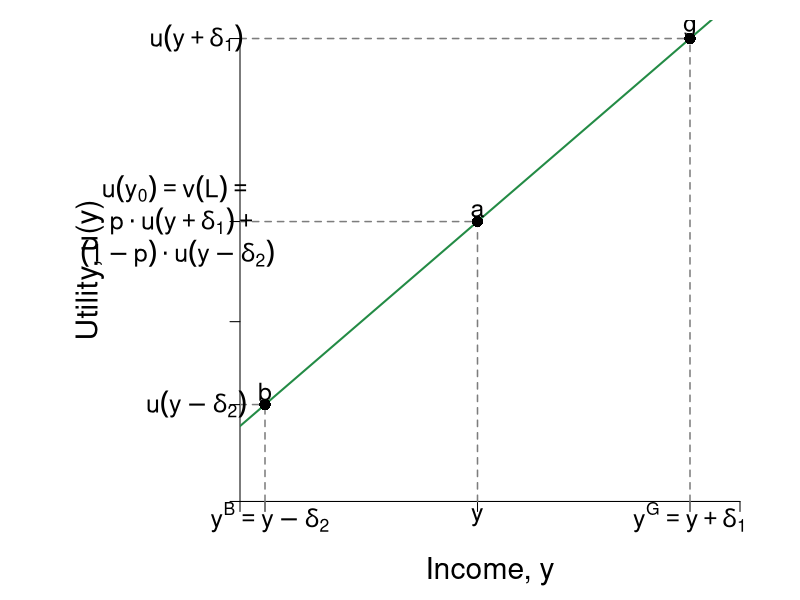

Write R code to recreate this figure.
#Graph Designer(s): Simon Halliday & Riley Boeth '17 & Scott Cohn
#Authors: Bowles, Foley and Halliday
#Title: Coordination, Conflict and Competition: A Text in Microeconomics

library(shape)
pdf(file = "risk/risk_neutral_u_positive.pdf", width = 10, height = 8)

# Set parameters for graphics
axislabelsize <- 1.8
labelsize <- 1.5
namesize <- 1.8
annotatesize <- 1.5
graphlinewidth <- 2
segmentlinewidth <- 1.5

COL <- c("#7fc97f", "#beaed4", "#fdc086", "#ffff99", "#386cb0", "#f0027f", "#bf5b17", "#666666")
COLA <- c("#e0f3db", "#99d8c9","#66c2a4","#41ae76", "#238b45", "#005824")
COLB <- c("#c6dbef", "#4eb3d3", "#2b8cbe", "#0868ac","#084081")
COLC <- c("#fcfbfd", "#efedf5", "#dadaeb", "#bcbddc", "#9e9ac8", "#807dba", "#6a51a3", "#54278f", "#3f007d")
grays <- gray.colors(25, start = 1, end = 0)

#Edited the margins to cater for the larger LHS labels
par(mar =  c(4, 12, 1, 3))

#Linear utility of wealth equation

LinearU <- function(x,y) {
  x + 7
}


#Add limits on axes and levels of utility for each indifference curve
ylims <- c(0, 43)
xlims <- c(0, 40)

npts <- 501 
x <- seq(xlims[1], xlims[2], length.out = npts)
y <- seq(ylims[1], ylims[2], length.out = npts) 

plot(0, 0, xlim = xlims, ylim = ylims, type = "n",
     xlab = expression(paste("")),
     ylab = expression(paste("")), 
     xaxt = "n", 
     yaxt = "n", 
     cex.lab = axislabelsize, 
     bty = "n", 
     xaxs="i"#, 
     #yaxs="i"
)

#x and y limits with plain axes without ticks/numbers to match previous graph

ticksx <- c(0, 2, NA, 19, 36, xlims[2])
xlabels <- c(NA, NA, NA, NA, NA)
ticksy <- c(0, 9, 16.7, 26, ylims[2])
ylabels <- c(NA, NA, NA, NA, NA)

axis(1,at = ticksx,  pos = 0, labels = FALSE)
axis(2,at = ticksy,  pos = 0, labels = FALSE, las = 1)

npts <- 500 
xx1 <- seq(xlims[1], xlims[2], length.out = npts)
xx2 <- seq(0, xlims[2], length.out = npts)
xx3 <- seq(xlims[1], 0, length.out = npts)
xx4 <- seq(-11, 0, length.out = npts)

#Axis labels and draw linear utility function
mtext(expression(paste("Income, y")), side = 1, line = 2.5, cex = axislabelsize)
text(-12, 0.5*ylims[2], expression(paste("Utility, u(y)")), xpd = TRUE, cex = axislabelsize, srt = 90) 

lines(xx1, LinearU(xx1, y), col = COLA[5], lwd = graphlinewidth)

#Label 3 points on line

text(2, 10.2, expression(paste("b")), cex = labelsize)
segments(2, 0, 2, 9, lty = 2, col = grays[20], lwd = segmentlinewidth)
segments(0, 9, 2, 9, lty = 2, col = grays[20], lwd = segmentlinewidth)
points(2, 9, pch = 16, col = "black", cex = 1.5)

# text(9.7, 17.9, expression(paste("c")), cex = labelsize)
# segments(9.7, 0, 9.7, 16.7, lty = 2, col = grays[20], lwd = segmentlinewidth)
# segments(0, 16.7, 9.7, 16.7, lty = 2, col = grays[20], lwd = segmentlinewidth)
# points(9.7, 16.7, pch = 16, col = "black", cex = 1.5)

text(19, 27, expression(paste("a")), cex = labelsize)
segments(19, 0, 19, 26, lty = 2, col = grays[20], lwd = segmentlinewidth)
segments(0, 26, 19, 26, lty = 2, col = grays[20], lwd = segmentlinewidth)
points(19, 26, pch = 16, col = "black", cex = 1.5)

text(36, 44, expression(paste("g")), cex = labelsize)
segments(36, 0, 36, 43, lty = 2, col = grays[20], lwd = segmentlinewidth)
segments(0, 43, 36, 43, lty = 2, col = grays[20], lwd = segmentlinewidth)
points(36, 43, pch = 16, col = "black", cex = 1.5)
#Label y-sub,x-sub,etc. on axes

text(36, -1.5, expression(paste(y^G == y +  delta[1])), xpd = TRUE, cex = labelsize)
text(19, -1.5, expression(paste(y)),  xpd = TRUE,  cex = labelsize)
text(2.4, -1.5, expression(paste(y^B == y - delta[2])),  xpd = TRUE,  cex = labelsize)


text(-3.5, 43, expression(paste(u(y + delta[1]))), xpd = TRUE, cex = labelsize)

text(-5, 29, expression(paste(u(y[0]) == v(L), phantom() == phantom())),  xpd = TRUE, cex = labelsize)
text(-4.5, 26, expression(paste(p%.%u(y + delta[1]) + phantom())),  xpd = TRUE, cex = labelsize)
text(-5, 23, expression(paste((1 - p)%.%u(y - delta[2]))),  xpd = TRUE, cex = labelsize)

text(-3.5, 9, expression(paste(u(y - delta[2]))),  xpd = TRUE,  cex = labelsize)



dev.off()
